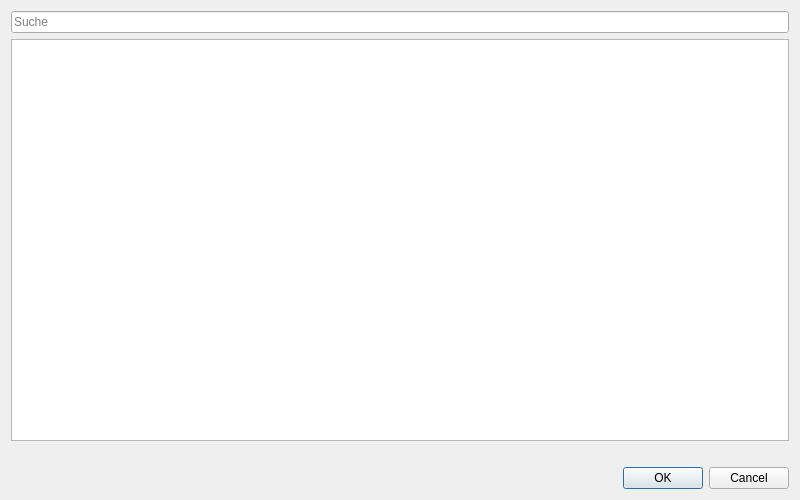
<?xml version="1.0" encoding="UTF-8"?>
<ui version="4.0">
 <class>DlgRohstoffVorlage</class>
 <widget class="QDialog" name="DlgRohstoffVorlage">
  <property name="geometry">
   <rect>
    <x>0</x>
    <y>0</y>
    <width>800</width>
    <height>500</height>
   </rect>
  </property>
  <property name="minimumSize">
   <size>
    <width>677</width>
    <height>200</height>
   </size>
  </property>
  <property name="windowTitle">
   <string>Auswahl Rohstoffvorlage</string>
  </property>
  <layout class="QVBoxLayout" name="verticalLayout">
   <item>
    <widget class="QLineEdit" name="lineEditFilter">
     <property name="toolTip">
      <string>&lt;html&gt;&lt;head/&gt;&lt;body&gt;&lt;p&gt;Hier kann vollkommen frei in der aktiven Rohstoffliste gesucht werden. Es genügen Wortbestandteile, auch mitten in einem Begriff.&lt;/p&gt;&lt;/body&gt;&lt;/html&gt;</string>
     </property>
     <property name="placeholderText">
      <string>Suche</string>
     </property>
     <property name="clearButtonEnabled">
      <bool>true</bool>
     </property>
    </widget>
   </item>
   <item>
    <widget class="TableView" name="tableView">
     <property name="toolTip">
      <string>&lt;html&gt;&lt;head/&gt;&lt;body&gt;&lt;p&gt;In diesem Feld werden &lt;span style=&quot; font-weight:700;&quot;&gt;Rohstoffvorlagen&lt;/span&gt; aufgeführt.&lt;/p&gt;&lt;p&gt;Die Einträge enthalten Eigen- und Markenbezeichnungen der Hersteller, die umgangssprachlich oder in Shops anders geläufig sein können. Dies gilt für Malz und Hopfen gleichermaßen. Hefen haben prinzipiell Eigennamen, auch wenn sie auf einem identischen Hefestamm fußen. Durch Mutationen kann jedoch ein Hefestamm von Hersteller zu Hersteller unterschiedlich sein.&lt;/p&gt;&lt;p&gt;Besonders zwischen Mälzereien ist die Bezeichnung nicht einheitlich. Berühmtes Beispiel ist &amp;quot;Münchener Dunkel&amp;quot;, das in seiner modernen Version &amp;quot;Münchener Typ II&amp;quot; heißt. Ferner können sich aus markenrechtlichen Gründen die Bezeichnungen unterscheiden. Ein Beispiel ist das helle Karamellmalz Cara Pils, das in Amerika Cara Foam heißt.&lt;/p&gt;&lt;p&gt;Durch klimatische Bedingungen wiederum kann sich eine Hopfenart auseinanderentwickeln. Berühmtes Beispiel ist Hallertauer Cascade und der neuseeländische Cascade, Super-Cascade genannt. Unterdessen heißt der Taiheke.&lt;/p&gt;&lt;p&gt;Angegebene Quellen sind indes gute Adressen für eine eigene Recherche im deutschsprachigen und angelsächsischen Raum.&lt;/p&gt;&lt;/body&gt;&lt;/html&gt;</string>
     </property>
     <property name="editTriggers">
      <set>QAbstractItemView::NoEditTriggers</set>
     </property>
     <property name="alternatingRowColors">
      <bool>true</bool>
     </property>
     <property name="selectionMode">
      <enum>QAbstractItemView::SingleSelection</enum>
     </property>
     <property name="selectionBehavior">
      <enum>QAbstractItemView::SelectRows</enum>
     </property>
     <property name="textElideMode">
      <enum>Qt::ElideNone</enum>
     </property>
     <property name="horizontalScrollMode">
      <enum>QAbstractItemView::ScrollPerPixel</enum>
     </property>
     <property name="sortingEnabled">
      <bool>true</bool>
     </property>
     <attribute name="horizontalHeaderStretchLastSection">
      <bool>true</bool>
     </attribute>
     <attribute name="verticalHeaderVisible">
      <bool>false</bool>
     </attribute>
    </widget>
   </item>
   <item>
    <widget class="QLabel" name="labelQuelle">
     <property name="wordWrap">
      <bool>true</bool>
     </property>
    </widget>
   </item>
   <item>
    <widget class="QDialogButtonBox" name="buttonBox">
     <property name="toolTip">
      <string>&lt;html&gt;&lt;head/&gt;&lt;body&gt;&lt;p&gt;Hiermit wird die gegenwärtige Bearbeitung abgebrochen.&lt;/p&gt;&lt;/body&gt;&lt;/html&gt;</string>
     </property>
     <property name="orientation">
      <enum>Qt::Horizontal</enum>
     </property>
     <property name="standardButtons">
      <set>QDialogButtonBox::Cancel|QDialogButtonBox::Ok</set>
     </property>
    </widget>
   </item>
  </layout>
 </widget>
 <customwidgets>
  <customwidget>
   <class>TableView</class>
   <extends>QTableView</extends>
   <header>widgets/tableview.h</header>
  </customwidget>
 </customwidgets>
 <resources/>
 <connections>
  <connection>
   <sender>buttonBox</sender>
   <signal>accepted()</signal>
   <receiver>DlgRohstoffVorlage</receiver>
   <slot>accept()</slot>
   <hints>
    <hint type="sourcelabel">
     <x>248</x>
     <y>254</y>
    </hint>
    <hint type="destinationlabel">
     <x>157</x>
     <y>274</y>
    </hint>
   </hints>
  </connection>
  <connection>
   <sender>buttonBox</sender>
   <signal>rejected()</signal>
   <receiver>DlgRohstoffVorlage</receiver>
   <slot>reject()</slot>
   <hints>
    <hint type="sourcelabel">
     <x>316</x>
     <y>260</y>
    </hint>
    <hint type="destinationlabel">
     <x>286</x>
     <y>274</y>
    </hint>
   </hints>
  </connection>
 </connections>
</ui>
